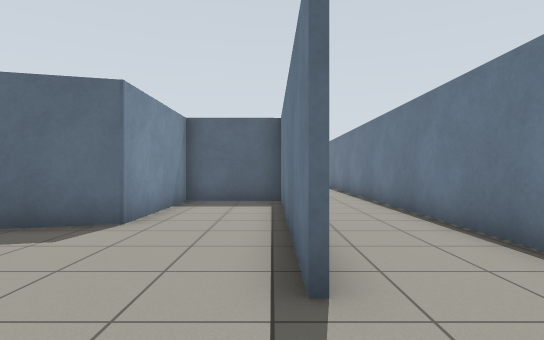
View 1 (above)

16 first-person views from a walk through a world built for the Gazebo simulator. The camera is 0.94 m above the floor, looks level and sees 80° across. The floor is counted in squares, 1 m on a side. Each view is taken from the middle of a square. On the plan, view 1 faces up. The plan holds only what a view shows up to about 12 squares ahead; the rest is blank.

View 2
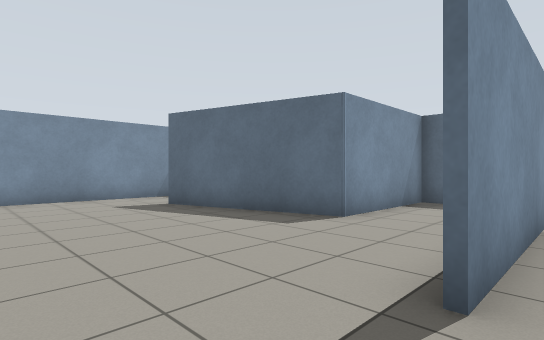

View 3
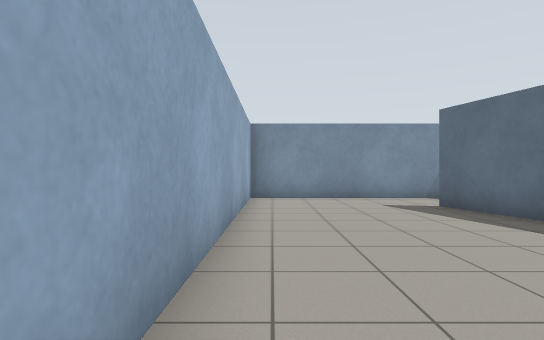

View 4
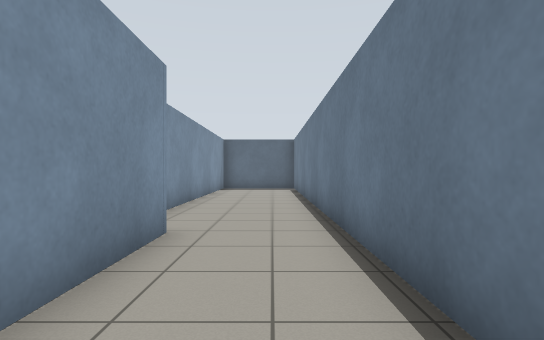

View 5
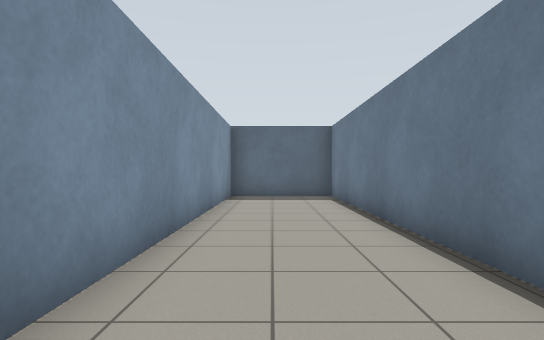

View 6
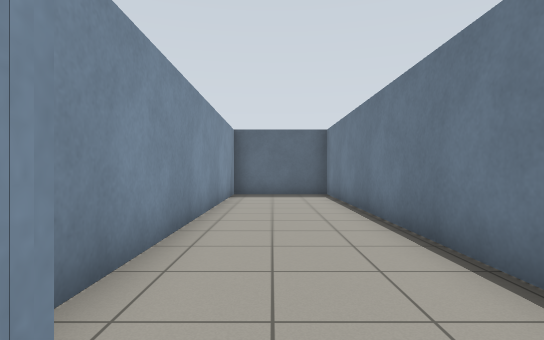

View 7
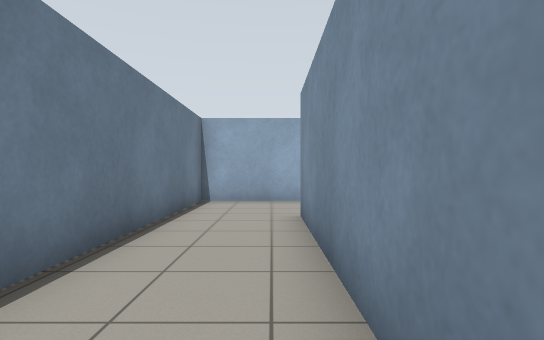

View 8
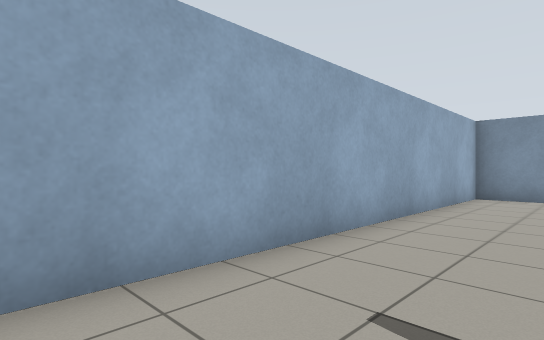

View 9
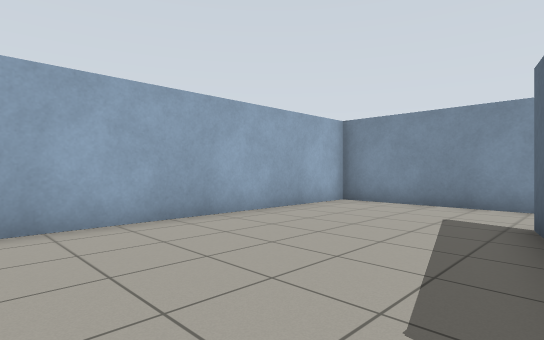

View 10
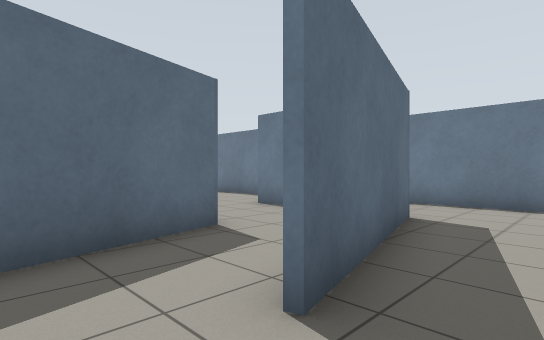

View 11
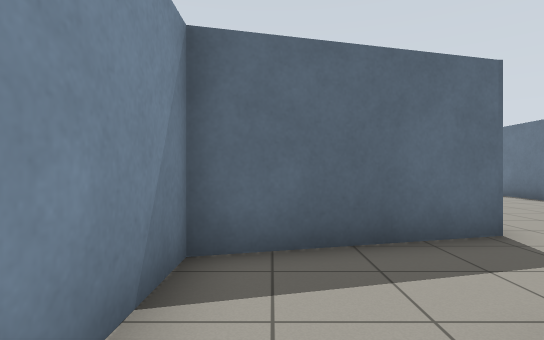

View 12
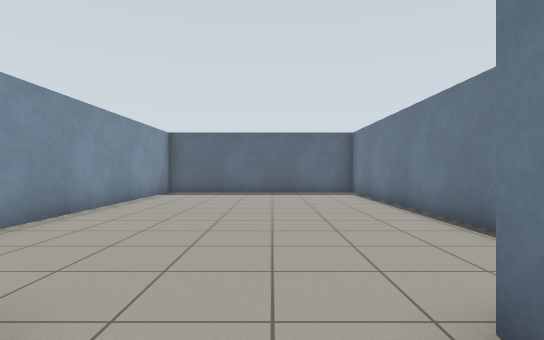

View 13
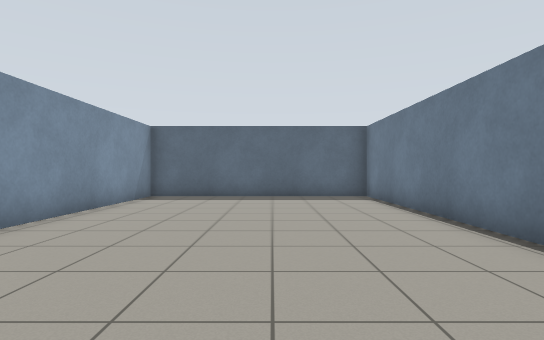

View 14
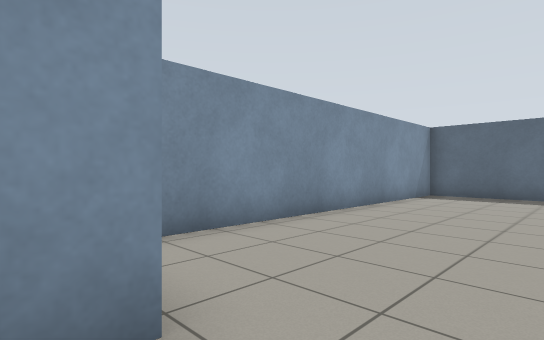

View 15
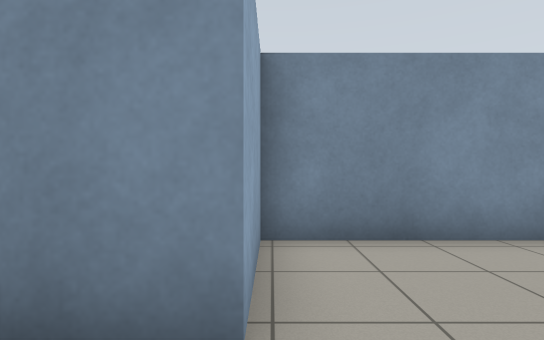

View 16
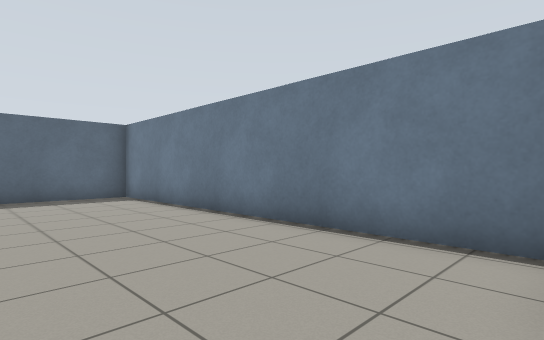

### Floor plan
Points are (right, up) in squares from view 1. A wall is a line through its corners. A room is listed if a view was taken in it or the views show most of it. See-through windows are left out.
Room 1 (views 1, 2, 3, 4, 5, 6, 7, 8, 9, 10, 11)
walls: (0.4, 9.9) (0.4, 2.2); (0.3, 2.4) (0.3, 9.7) (-2.6, 9.7) (-2.6, 5.6) (-7.4, 4.3); (-9.9, 5.5) (-9.9, -0.7) (3.1, -0.7) (3.1, 21.5) (-0.5, 21.5) (-0.5, 11.1)
ways out: opening at (-8.5, 5) to room 2
Room 2 (views 12, 13, 14, 15, 16)
walls: (-0.6, 10.4) (-0.6, 21.5) (-8.3, 21.5) (-8.3, 9.9) (-5.7, 9.9) (-5.7, 8.5); (-2.7, 8.9) (-2.7, 9.9); (-5.7, 7.6) (-9.9, 6.5) (-9.9, 5.5)
ways out: opening at (-8.5, 5) to room 1

Positions as (right, up) in squares from view 1, and headings:
1: (0, 0), facing up
2: (1, 0), facing up-left
3: (1, 0), facing left
4: (2, 5), facing up
5: (1, 10), facing up
6: (1, 9), facing up
7: (1, 9), facing down
8: (2, 2), facing down-left
9: (-1, 5), facing down-left
10: (-9, 3), facing up-right
11: (-9, 3), facing up
12: (-4, 8), facing up
13: (-4, 10), facing up
14: (-4, 9), facing up-left
15: (-4, 10), facing left
16: (-5, 10), facing up-right
